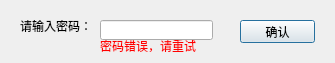
<?xml version="1.0" encoding="UTF-8"?>
<ui version="4.0">
 <class>PasswordDialog</class>
 <widget class="QDialog" name="PasswordDialog">
  <property name="geometry">
   <rect>
    <x>0</x>
    <y>0</y>
    <width>335</width>
    <height>63</height>
   </rect>
  </property>
  <property name="windowTitle">
   <string>请输入密码</string>
  </property>
  <widget class="QLineEdit" name="passwordInput">
   <property name="geometry">
    <rect>
     <x>100</x>
     <y>20</y>
     <width>113</width>
     <height>20</height>
    </rect>
   </property>
  </widget>
  <widget class="QLabel" name="label">
   <property name="geometry">
    <rect>
     <x>20</x>
     <y>20</y>
     <width>70</width>
     <height>12</height>
    </rect>
   </property>
   <property name="text">
    <string>请输入密码：</string>
   </property>
  </widget>
  <widget class="QPushButton" name="confirmBtn">
   <property name="geometry">
    <rect>
     <x>240</x>
     <y>20</y>
     <width>75</width>
     <height>23</height>
    </rect>
   </property>
   <property name="text">
    <string>确认</string>
   </property>
  </widget>
  <widget class="QLabel" name="label_2">
   <property name="geometry">
    <rect>
     <x>100</x>
     <y>40</y>
     <width>220</width>
     <height>12</height>
    </rect>
   </property>
   <property name="styleSheet">
    <string notr="true">color: red</string>
   </property>
   <property name="text">
    <string>密码错误，请重试</string>
   </property>
  </widget>
 </widget>
 <resources/>
 <connections/>
</ui>
